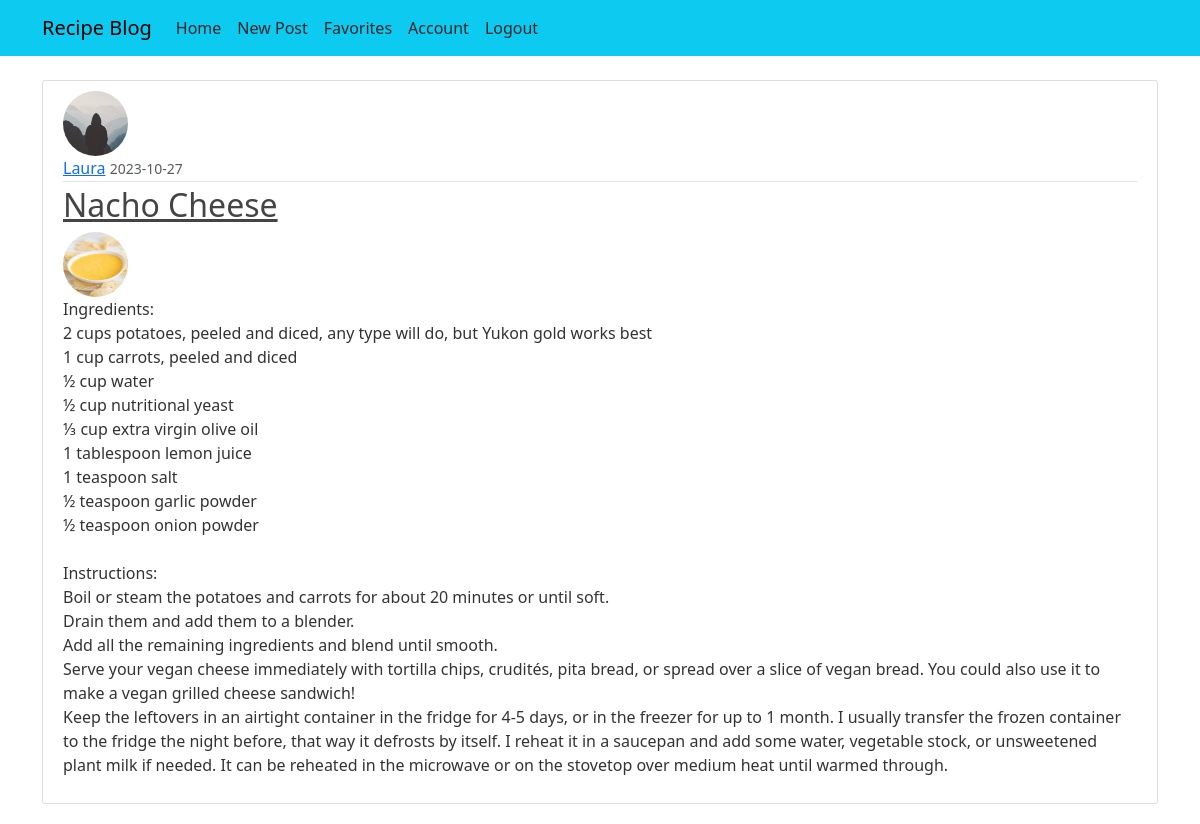
The page /favorites (signed in) on the database its author committed.
### recipeblog/models.py (models this page shows, shortened)
class Post(db.Model):
    id = db.Column(db.Integer, primary_key=True)
    title = db.Column(db.String(100), nullable=False)
    date_posted = db.Column(db.DateTime, nullable=False,
                            default=datetime.utcnow)
    content = db.Column(db.Text, nullable=False)
    image = db.Column(db.String(20), nullable=False, default='default2.jpg')
    user_id = db.Column(db.Integer, db.ForeignKey('user.id'), nullable=False)

class User(db.Model, UserMixin):
    id = db.Column(db.Integer, primary_key=True)
    username = db.Column(db.String(20), unique=True, nullable=False)
    email = db.Column(db.String(120), unique=True, nullable=False)
    image = db.Column(db.String(20), nullable=False, default='default.jpg')
    password = db.Column(db.String(60), nullable=False)
    posts = db.relationship('Post', backref='author', lazy=True)

### recipeblog/routes.py (the view)
@ app.route("/favorites", methods=['GET'])
@login_required
def favorites():
    user_favorites = db.session.query(Favorite).filter(Favorite.user_id == current_user.id).all()
    fav_post_ids = []
    for f in user_favorites:
        fav_post_ids.append(f.post_id)
    fav_posts = db.session.query(Post).filter(Post.id.in_(fav_post_ids)).order_by(Post.id.desc())
    return render_template('favorites.html', posts=fav_posts)

### recipeblog/models.py (called while the page is built)
@login_manager.user_loader
def load_user(user_id):
    return User.query.get(int(user_id))

### recipeblog/templates/favorites.html
{% extends "layout.html" %}
{% block content %}
{% for post in posts %}
<article class="media content-section">
    <img class="rounded-circle article-img"
        src=" {{ url_for('static', filename='profile_pics/' + post.author.image)  }}">
    <div class="media-body">
        <div class="article-metadata">
            <a class="mr-2" href="#">{{ post.author.username }}</a>
            <small class="text-muted">{{ post.date_posted.strftime('%Y-%m-%d') }}</small>
        </div>
        <h2><a class="article-title" href="{{ url_for('post', post_id=post.id)}}">{{ post.title }}</a></h2>
        <img class="rounded-circle article-img" src=" {{ url_for('static', filename='recipe_pics/' + post.image)  }}">
        <p class="article-content">{{ post.content }}</p>
    </div>
</article>
{% endfor %}
{% endblock content %}

### recipeblog/static/main.css (style rules this page uses)
body { background: #ffffff; color: #333333; margin-top: 5rem; }
h1, h2, h3, h4, h5, h6 { color: #444444; }
.content-section { background: #ffffff; padding: 10px 20px; border: 1px solid #dddddd; border-radius: 3px; margin-bottom: 20px; }
.article-title { color: #444444; }
.article-content { white-space: pre-line; }
.article-img { height: 65px; width: 65px; margin-right: 16px; }
.article-metadata { padding-bottom: 1px; margin-bottom: 4px; border-bottom: 1px solid #e3e3e3 }

### rows shown on the page
Post: image (placeholder picture), author.username "Laura", date_posted "2023-10-27", title "Nacho Cheese", image (picture), content "Ingredients: 2 cups potatoes, peeled and diced, any type will do, but Yukon gold works best 1 cup carrots, peeled and diced ½ cup water ½ cup nutritional yeast ⅓ cup extra virgin olive oil 1 tablespoon lemon juice 1 teaspoon salt ½ teaspoon garlic powder ½ teaspoon onion powder Instructions: Boil or steam the potatoes and carrots for about 20 minutes or until soft. Drain them and add them to a blender. Add all the remaining ingredients and blend until smooth. Serve your vegan cheese immediately with tortilla chips, crudités, pita bread, or spread over a slice of vegan bread. You could also use it to make a vegan grilled cheese sandwich! Keep the leftovers in an airtight container in the…"
